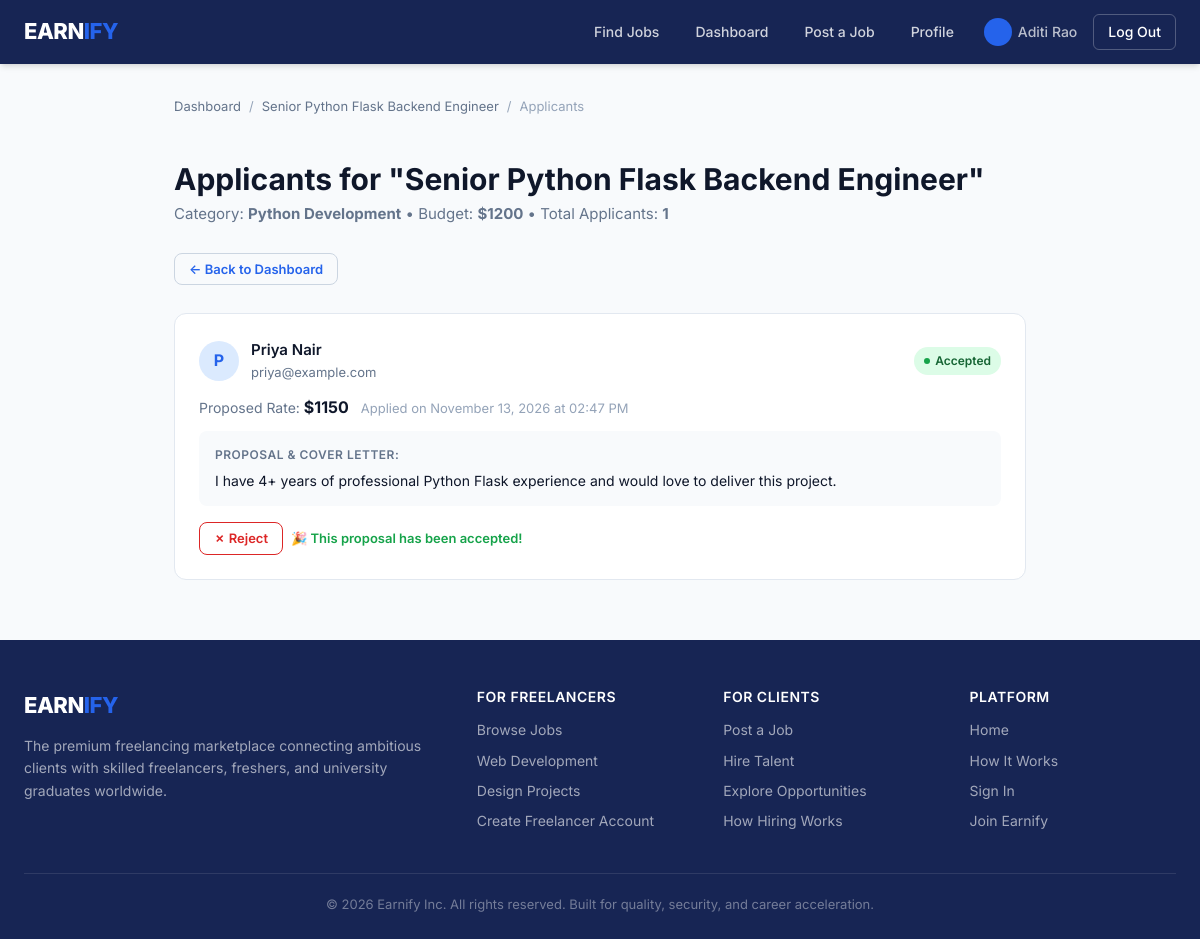
The app's page /jobs/9/applicants (signed in) with its own data.
### models.py (models this page shows, shortened)
class Job(db.Model):
    __tablename__ = 'jobs'
    id = db.Column(db.Integer, primary_key=True)
    client_id = db.Column(db.Integer, db.ForeignKey('users.id'), nullable=False)
    title = db.Column(db.String(200), nullable=False)
    description = db.Column(db.Text, nullable=False)
    budget = db.Column(db.Float, nullable=False)
    category = db.Column(db.String(100))
    skills_required = db.Column(db.String(255))
    deadline = db.Column(db.Date, nullable=True)
    status = db.Column(db.String(20), default='open')  # 'open' or 'closed'
    created_at = db.Column(db.DateTime, default=datetime.utcnow)
    applications = db.relationship('Application', backref='job', lazy='select')

class Application(db.Model):
    __tablename__ = 'applications'
    id = db.Column(db.Integer, primary_key=True)
    job_id = db.Column(db.Integer, db.ForeignKey('jobs.id'), nullable=False)
    freelancer_id = db.Column(db.Integer, db.ForeignKey('users.id'), nullable=False)
    cover_letter = db.Column(db.Text)
    proposed_rate = db.Column(db.Float)
    status = db.Column(db.String(20), default='pending')  # 'pending', 'accepted', 'rejected'
    applied_at = db.Column(db.DateTime, default=datetime.utcnow)
    __table_args__ = (
        db.UniqueConstraint('job_id', 'freelancer_id', name='unique_application'),
    )

class User(db.Model):
    __tablename__ = 'users'
    id = db.Column(db.Integer, primary_key=True)
    name = db.Column(db.String(100), nullable=False)
    email = db.Column(db.String(150), unique=True, nullable=False)
    password_hash = db.Column(db.String(256), nullable=False)
    role = db.Column(db.String(20), nullable=False)  # 'client' or 'freelancer'
    created_at = db.Column(db.DateTime, default=datetime.utcnow)
    jobs = db.relationship('Job', backref='client', lazy='select')
    applications = db.relationship('Application', backref='freelancer', lazy='select')
    profile = db.relationship('Profile', backref='user', uselist=False)

### app.py (the view)
@app.route('/jobs/<int:job_id>/applicants')
@login_required
@role_required('client')
def view_applicants(job_id):
    job = Job.query.filter_by(id=job_id, client_id=session['user_id']).first()
    if not job:
        flash('That job could not be found.', 'error')
        return redirect(url_for('client_dashboard'))
    applicants = (
        Application.query
        .filter_by(job_id=job_id)
        .order_by(Application.applied_at.desc())
        .all()
    )
    return render_template('applicants.html', job=job, applicants=applicants)

### app.py (called while the page is built)
def login_required(f):
    @wraps(f)
    def wrapper(*args, **kwargs):
        if 'user_id' not in session:
            flash('Please log in to continue.', 'error')
            return redirect(url_for('login'))
        return f(*args, **kwargs)
    return wrapper

def role_required(role):
    def decorator(f):
        @wraps(f)
        def wrapper(*args, **kwargs):
            if session.get('role') != role:
                flash('You do not have access to that page.', 'error')
                return redirect(url_for('dashboard'))
            return f(*args, **kwargs)
        return wrapper
    return decorator

### templates/applicants.html (shortened to what this page needs)
{% extends "base.html" %}
{% block content %}
<div class="container" style="max-width: 900px; padding-top: 32px; padding-bottom: 60px;">
  <div class="breadcrumb">
    <a href="{{ url_for('client_dashboard') }}">Dashboard</a>
    <span>/</span>
    <a href="{{ url_for('job_detail', job_id=job.id) }}">{{ job.title }}</a>
    <span>/</span>
    <span>Applicants</span>
  </div>
  <div class="page-header" style="margin-bottom: 24px;">
    <div>
      <h1>Applicants for "{{ job.title }}"</h1>
      <p class="text-secondary" style="margin-top: 4px;">
        Category: <strong>{{ job.category }}</strong> &bull;
        Budget: <strong>${{ "%.0f"|format(job.budget) }}</strong> &bull;
        Total Applicants: <strong>{{ applicants|length }}</strong>
      </p>
    </div>
    <a href="{{ url_for('client_dashboard') }}" class="btn btn-outline btn-sm">&larr; Back to Dashboard</a>
  </div>
  {% if applicants %}
    <div class="applicant-cards">
      {% for app in applicants %}
        <div class="applicant-card">
          <div class="applicant-header">
            <div class="applicant-info">
              <div class="applicant-avatar">
                {{ app.freelancer.name[0]|upper if app.freelancer else 'F' }}
              </div>
              <div>
                <div class="applicant-name">{{ app.freelancer.name if app.freelancer else 'Freelancer' }}</div>
                <div class="applicant-email">{{ app.freelancer.email if app.freelancer else '' }}</div>
              </div>
            </div>
            <div>
              <span class="badge badge-{{ app.status }}">
                <span class="badge-dot"></span>
                {{ app.status|title }}
              </span>
            </div>
          </div>
          <div class="applicant-rate">
            Proposed Rate: <strong>${{ "%.0f"|format(app.proposed_rate) }}</strong>
            <span style="font-size: 13px; color: var(--text-muted); margin-left: 8px;">
              Applied on {{ app.applied_at.strftime('%B %d, %Y at %I:%M %p') }}
            </span>
          </div>
          <div class="applicant-letter">
            <div style="font-size: 12px; font-weight: 600; text-transform: uppercase; letter-spacing: 0.5px; color: var(--text-secondary); margin-bottom: 6px;">
              Proposal &amp; Cover Letter:
            </div>
            {{ app.cover_letter }}
          </div>
          <div class="applicant-actions">
            {% if app.status != 'rejected' %}
              <form method="POST" action="{{ url_for('update_application_status', app_id=app.id) }}">
                <button type="submit" class="btn btn-danger btn-sm">✗ Reject</button>
              </form>
            {% endif %}
            {% if app.status == 'accepted' %}
              <span style="font-size: 13px; color: var(--success); font-weight: 600; display: inline-flex; align-items: center; gap: 4px;">
                🎉 This proposal has been accepted!
              </span>
            {% endif %}
          </div>
        </div>
      {% endfor %}
    </div>
  {% endif %}
</div>
{% endblock %}

### static/css/style.css (style rules this page uses)
:root { --primary: #172554; --primary-light: #1e3a6e; --secondary: #2563EB; --secondary-hover: #1d4ed8; --secondary-light: #dbeafe; --bg: #F8FAFC; --surface: #FFFFFF; --text: #0F172A; --text-secondary: #64748B; --text-muted: #94A3B8; --border: #E2E8F0; --border-dark: #CBD5E1; --success: #16A34A; --success-bg: #dcfce7; --warning: #F59E0B; --warning-bg: #fef3c7; --error: #DC2626; --error-bg: #fee2e2; --shadow-sm: 0 1px 2px rgba(0,0,0,0.05); --shadow: 0 1px 3px rgba(0,0,0,0.1), 0 1px 2px rgba(0,0,0,0.06); --shadow-md: 0 4px 6px -1px rgba(0,0,0,0.1), 0 2px 4px -2px rgba(0,0,0,0.1); --shadow-lg: 0 10px 15px -3px rgba(0,0,0,0.1), 0 4px 6px -4px rgba(0,0,0,0.1); --radius: 8px; --radius-lg: 12px; --max-width: 1200px; --header-height: 64px; --transition: 0.2s ease; }
*, *::before, *::after { box-sizing: border-box; }
body { margin: 0; background: var(--bg); color: var(--text); font-family: 'Inter', -apple-system, BlinkMacSystemFont, 'Segoe UI', Roboto, sans-serif; font-size: 15px; line-height: 1.6; -webkit-font-smoothing: antialiased; -moz-osx-font-smoothing: grayscale; }
h1, h2, h3, h4 { font-weight: 700; line-height: 1.25; margin: 0 0 0.5em; color: var(--text); }
h1 { font-size: 1.875rem; }
p { margin: 0 0 1em; }
a { color: var(--secondary); text-decoration: none; transition: color var(--transition); }
.container { max-width: var(--max-width); margin: 0 auto; padding: 0 24px; }
.btn { display: inline-flex; align-items: center; justify-content: center; gap: 8px; padding: 10px 20px; border-radius: var(--radius); border: 1px solid transparent; font-family: inherit; font-size: 14px; font-weight: 600; text-decoration: none; cursor: pointer; transition: all var(--transition); line-height: 1.4; }
.btn-outline { background: transparent; color: var(--secondary); border-color: var(--border-dark); }
.btn-danger { background: transparent; color: var(--error); border-color: var(--error); }
.btn-sm { padding: 6px 14px; font-size: 13px; }
.badge { display: inline-flex; align-items: center; gap: 5px; font-size: 12px; font-weight: 600; padding: 4px 10px; border-radius: 20px; white-space: nowrap; }
.badge-dot { width: 6px; height: 6px; border-radius: 50%; display: inline-block; }
.badge-open, .badge-accepted { background: var(--success-bg); color: #166534; }
.badge-open .badge-dot, .badge-accepted .badge-dot { background: var(--success); }
.breadcrumb { display: flex; align-items: center; gap: 8px; font-size: 13px; color: var(--text-secondary); margin-bottom: 20px; }
.breadcrumb a { color: var(--text-secondary); }
.breadcrumb span { color: var(--text-muted); }
.applicant-cards { display: flex; flex-direction: column; gap: 12px; }
.applicant-card { background: var(--surface); border: 1px solid var(--border); border-radius: var(--radius-lg); padding: 24px; }
.applicant-header { display: flex; align-items: center; justify-content: space-between; margin-bottom: 12px; }
.applicant-info { display: flex; align-items: center; gap: 12px; }
.applicant-avatar { width: 40px; height: 40px; border-radius: 50%; background: var(--secondary-light); color: var(--secondary); display: flex; align-items: center; justify-content: center; font-size: 16px; font-weight: 700; flex-shrink: 0; }
.applicant-name { font-weight: 600; font-size: 15px; }
.applicant-email { font-size: 13px; color: var(--text-secondary); }
.applicant-rate { font-size: 14px; color: var(--text-secondary); margin-bottom: 10px; }
.applicant-rate strong { color: var(--text); font-size: 16px; }
.applicant-letter { background: var(--bg); border-radius: var(--radius); padding: 14px 16px; font-size: 14px; color: var(--text); line-height: 1.6; margin-bottom: 16px; }
.applicant-actions { display: flex; gap: 8px; }
.applicant-actions form { margin: 0; }
.page-header { display: flex; align-items: center; justify-content: space-between; padding: 24px 0 4px; flex-wrap: wrap; gap: 12px; }
.page-header h1 { margin: 0; }
.text-secondary { color: var(--text-secondary); }

### records on screen
Job: title "Senior Python Flask Backend Engineer", category "Python Development", budget "1200"
Application: freelancer "P", freelancer "Priya Nair", freelancer "priya@example.com", status "Accepted", proposed_rate "1150", applied_at "November 13, 2026 at 02:47 PM", cover_letter "I have 4+ years of professional Python Flask experience and would love to deliver this project.", shows "🎉 This proposal has been accepted!"

### other values on screen
{{ session.get('name') }} "Aditi Rao"
{{ applicants|length }} "1"
{{ 2026 }} "2026"
